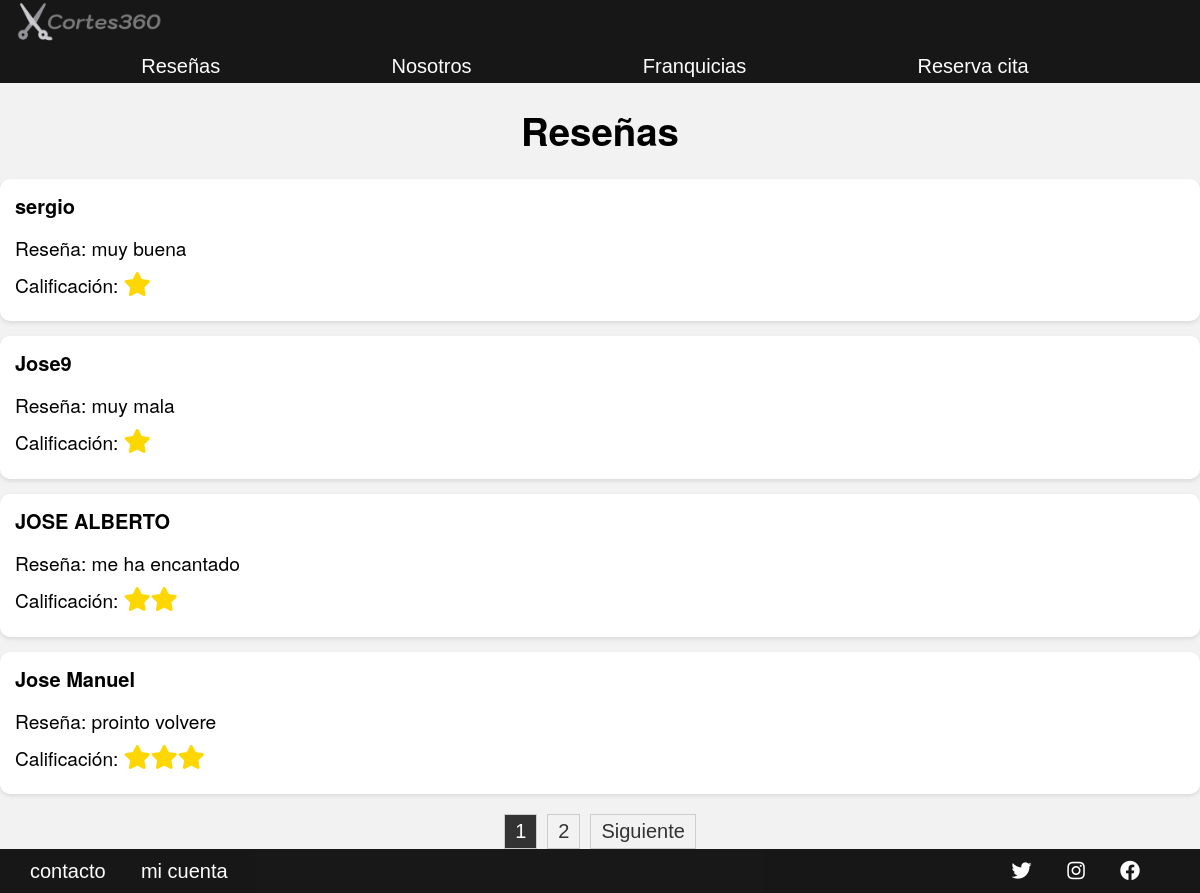
/html/reseña.php, run on the app's committed database.
### clases/reseñas.php (called while the page is built, shortened)
<?php
class Reseñas {
    private $db;
    public function __construct($db) {
        $this->db = $db;
    }
    public function contarReseñas() {
        $query = "SELECT COUNT(*) AS total FROM reseñas";
        $result = $this->db->query($query);
        if ($result && $result->num_rows > 0) {
            $row = $result->fetch_assoc();
            return $row['total'];
        }
        return 0;
    }
    public function obtenerUltimasReseñas($inicio, $cantidad) {
        $query = "SELECT * FROM reseñas ORDER BY fecha DESC LIMIT $inicio, $cantidad";
        $result = $this->db->query($query);
        return $result;
    }
}
?>

### html/reseña.php (the view, shortened to what this page needs)
<?php
require '../clases/reseñas.php';
$db = conectarDB();
$reseñas = new Reseñas($db);
$totalReseñas = $reseñas->contarReseñas();
$resenasPorPagina = 4;
$totalPaginas = ceil($totalReseñas / $resenasPorPagina);
$paginaActual = isset($_GET['pagina']) ? intval($_GET['pagina']) : 1;
$inicio = ($paginaActual - 1) * $resenasPorPagina;
$result = $reseñas->obtenerUltimasReseñas($inicio, $resenasPorPagina);
?>
<!DOCTYPE html>
<html lang="en">
<head>
    <link rel="stylesheet" href="/CORTES360/css/normalize.css">
    <link rel="stylesheet" href="/CORTES360/css/index.css">
    <link rel="stylesheet" href="/CORTES360/css/reseñaPublico.css">
    <link rel="stylesheet" href="https://cdnjs.cloudflare.com/ajax/libs/font-awesome/5.15.3/css/all.min.css">
</head>
<body>
    <header class="header">
        <div class="contenedor contenido-header">
            <div class="barra">
                <a href="/CORTES360/index.php">
                    <img class="logo" src="/CORTES360/fotos/logo3.png" alt="Logotipo">
                </a>
                <nav class="navegacion">
                    <a href="reseña.php">Reseñas</a>
                    <a href="nosotros.php">Nosotros</a>
                    <a href="franquicias.php">Franquicias</a>
                    <a href="cita.php">Reserva cita</a>
                </nav>
            </div>
        </div>
    </header>
    <main class="contenedor">
    <div class="container">
        <h1>Reseñas</h1>
        <?php
        function printStars($numStars) {
            $html = '';
            for ($i = 1; $i <= 5; $i++) {
                if ($i <= $numStars) {
                    $html .= '<span class="fa fa-star"></span>';
                } else {
                    $html .= '<span class="fa fa-star-o"></span>';
                }
            }
            return $html;
        }
        if ($result->num_rows > 0) {
            while ($row = $result->fetch_assoc()) {
                $nombre = $row["nombre"];
                $resena = $row["reseña"];
                $calificacion = $row["calificacion"];
                echo '<div class="box">';
                echo '<h3>' . $nombre . '</h3>';
                echo '<p>Reseña: ' . $resena . '</p>';
                echo '<p>Calificación: <span class="rating">' . printStars($calificacion) . '</span></p>';
                echo '</div>';
            }
        } else {
            echo "No se encontraron reseñas.";
        }
       echo '<div class="paginador">';
       for ($i = 1; $i <= $totalPaginas; $i++) {
           echo '<a href="?pagina=' . $i . '"';
           if ($i === $paginaActual) {
               echo ' class="active"';
           }
           echo '>' . $i . '</a>';
       }
       if ($paginaActual < $totalPaginas) {
           echo '<a href="?pagina=' . ($paginaActual + 1) . '">Siguiente</a>';
       }
       echo '</div>';
        ?>
    </main>
    <footer class="footer">
        <div class="barra2">
            <nav class="navegacion1">
                <a href="contacto.php">contacto</a>
                <a href="cuenta.php">mi cuenta</a>
            </nav>
            <nav class="navegacion2">
                <a href=""> <i class="fab fa-twitter"></i> </a>
                <a href=""><i class="fab fa-instagram"></i></a>
                <a href=""><i class="fab fa-facebook"></i></a>
            </nav>
    </footer>
</body>
</html>

### css/index.css (style rules this page uses)
body { font-family: "Helvetica Neue", Helvetica, Arial, sans-serif; font-size: larger; }
.header { background-color: black; opacity: 0.9; padding-bottom: 5px; }
.barra { padding: 0; }
h1 { text-align: center; }
footer { background-color: black; opacity: 0.9; padding: 10px; }
a { color: white; text-decoration: none; margin-right: 30px; font-family: Arial, sans-serif; font-size: 20px; }
.navegacion { display: flex; justify-content: space-evenly; align-items: center; }
.logo { height: 50px; margin: 0px; }
.barra2 { display: flex; flex-direction: row; justify-content: space-between; margin-right: 20px; margin-left: 20px; }

### css/reseñaPublico.css (style rules this page uses)
body { background-color: #f2f2f2; margin: 0; }
.container { max-width: 1200px; margin: 0 auto; }
.box { background-color: #fff; padding: 15px; border-radius: 10px; box-shadow: 0 2px 4px rgba(0, 0, 0, 0.1); margin-bottom: 15px; }
.box h3 { font-size: 20px; margin-top: 0; }
.box p { margin: 0 0 10px; }
.rating { color: gold; font-size: 24px; }
.paginador { margin-top: 20px; display: flex; justify-content: center; align-items: center; }
.paginador a { display: inline-block; padding: 5px 10px; margin: 0 5px; border: 1px solid #ccc; text-decoration: none; color: #333; }
.paginador a.active { background-color: #333; color: #fff; }

### data on the page
reseñas: nombre "sergio", reseña "muy buena", calificacion 1 (drawn)
reseñas: nombre "Jose9", reseña "muy mala", calificacion 1 (drawn)
reseñas: nombre "JOSE ALBERTO", reseña "me ha encantado", calificacion 2 (drawn)
reseñas: nombre "Jose Manuel", reseña "prointo volvere", calificacion 3 (drawn)
